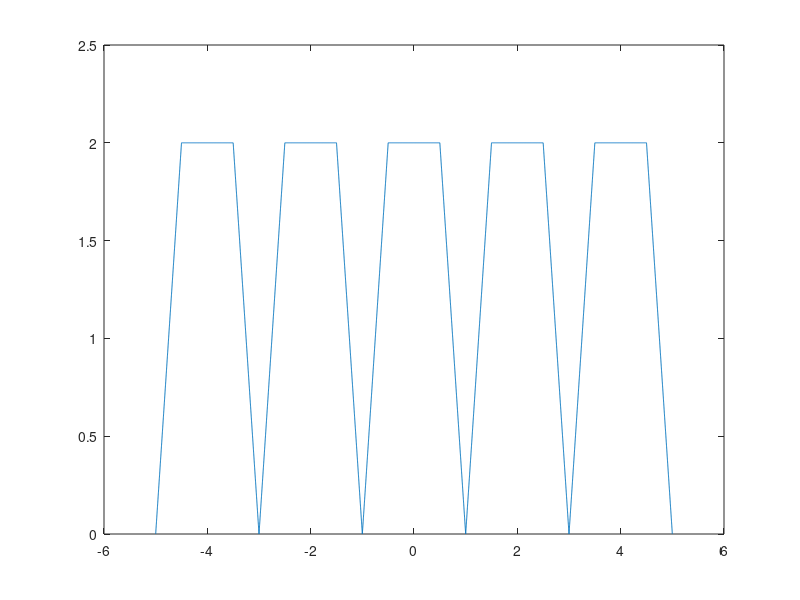

Source code (MATLAB):
t=-5:0.001:5;
T=2;
w=2*pi*(1/T)
a0 = 1.5
ft=a0

for n=1:1000
  ft = ft + (8/(n*pi))*[(-cos(n*pi)/(n*pi))-sin(n*pi/2)+(sin(n*pi/2)/2)+(cos(n*pi/2)/(n*pi))+((sin(n*pi/2))/2)]*cos(n*pi*t);
end

plot(t,ft)
